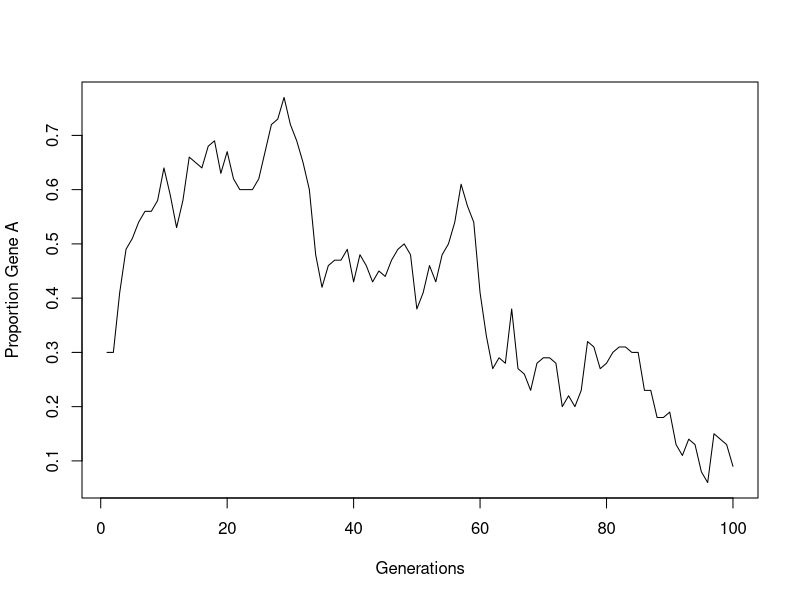

Here is the R script that generated this plot:
probA <- c()
probA[1] <- 0.3
total_pop <- 100
gen <- 1
total_gen <- 100

for (i in 1:(total_gen-1)) { 
  popA <- 0
  for (j in 1:total_pop){
    random <- runif(1)
    if (random < probA[gen]){
      popA <- popA + 1
      }
  }
  probA[gen+1] <- popA/total_pop
  gen <- gen+1
}

plot(1:total_gen, probA, xlab = "Generations", ylab = "Proportion Gene A", type = "l")